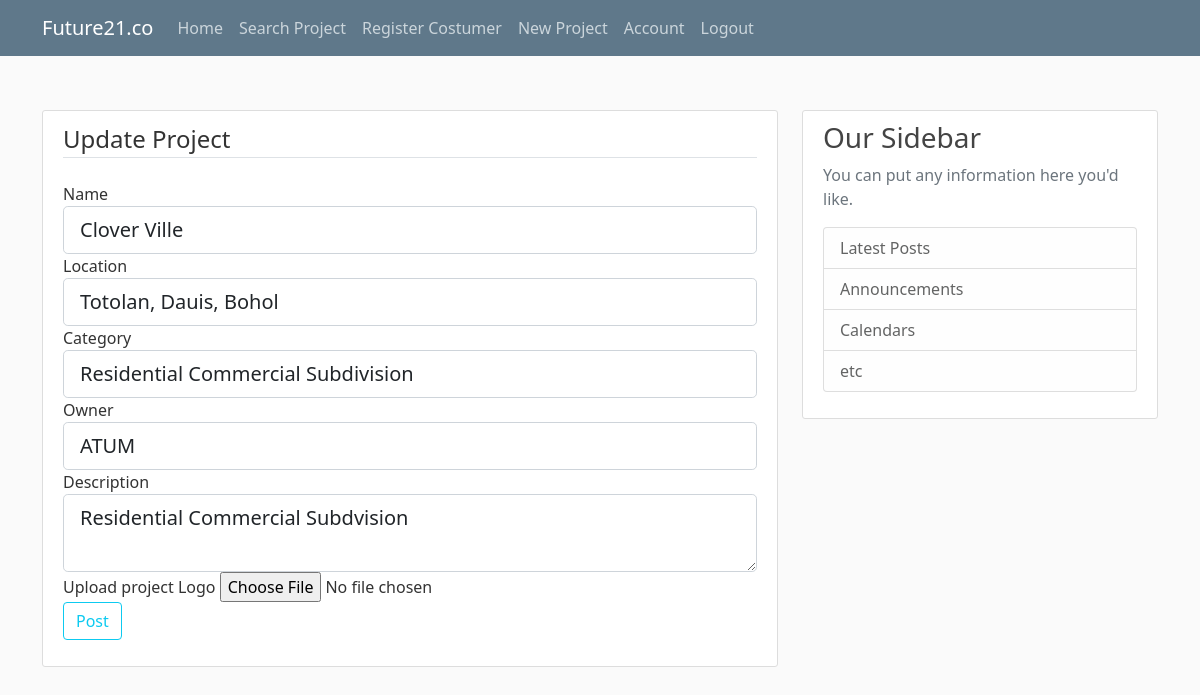
The app's page /project/3/update (signed in) with its own data.
### main/models.py (models this page shows, shortened)
class Project(db.Model):
    __searchable__ = ['name', 'description','location', 'category']
    id = db.Column(db.Integer, primary_key=True, nullable=False)
    name = db.Column(db.String(60), unique=True, nullable=False)
    category = db.Column(db.String(50), nullable=False)
    location = db.Column(db.String(60), nullable=False)
    description = db.Column(db.Text, nullable=False)
    owner = db.Column(db.String(60), nullable=False)
    image_file = db.Column(db.String(20), nullable=False, default='default.png')
    date_posted= db.Column(db.DateTime, nullable=False, default=datetime.utcnow)
    user_id = db.Column(db.Integer, db.ForeignKey('user.id'),nullable=False)
    products = db.relationship('Product', backref='product', lazy=True)

### main/routes.py (the view)
@app.route('/project/<int:proj_id>/update', methods=['GET', 'POST'])
@login_required
def update_project(proj_id):
    project = Project.query.get_or_404(proj_id)
    if current_user.is_admin != True:
        abort(403)
    form = ProjectForm()
    if form.validate_on_submit():
        if form.picture.data:
            picture_file = save_picture(form.picture.data)
            project.image_file = picture_file
        project.name=form.name.data
        project.location =form.location.data
        project.category = form.category.data
        project.owner=form.owner.data
        project.description = form.description.data
        db.session.commit()
        flash('Project has been updated!','success')
        return redirect(url_for('project', proj_id=project.id))
    elif request.method == 'GET':
        form.name.data = project.name
        form.location.data = project.location
        form.category.data = project.category
        form.owner.data = project.owner
        form.description.data = project.description
    return render_template('create_project.html', title='Update Project',
                            form=form, legend='Update Project')

### main/form.py (shortened to what this page needs)
class ProjectForm(FlaskForm):
    name = StringField('Name', validators=[DataRequired()])
    location = StringField('Location', validators=[DataRequired()])
    category = StringField('Category',validators=[DataRequired()])
    owner = StringField('Owner', validators=[DataRequired()])
    description = TextAreaField('Description', validators=[DataRequired()])
    picture = FileField('Upload project Logo', validators=[FileAllowed(['jpg','png'])])
    submit = SubmitField('Post')

### main/models.py (called while the page is built)
@login_manager.user_loader
def load_user(user_id):
    return User.query.get(int(user_id))

### main/templates/create_project.html (shortened to what this page needs)
{% extends "base.html" %}
{%block content %}
<div class="content-section">
        <form method="POST" action="" enctype ="multipart/form-data">
            <fieldset class="form-group">
                <legend class="border-bottom mb-4">{{ legend }}</legend>
                <div class="form-group">
                    {{ form.name.label(class="form-control-label") }}
                        {% if form.name.errors %}
                            {{ form.name(class="form-control form-control-lg is-invalid") }}
                            <div class="invalid-feedback">
                                {% for error in form.name.errors %}
                                    <span>{{ error }}</span>
                                {% endfor %}
                            </div>
                        {% else %}
                            {{ form.name(class="form-control form-control-lg") }}
                        {% endif %}
                </div>
                <div class="form-group">
                    {{ form.location.label(class="form-control-label") }}
                    {% if form.location.errors %}
                        {{ form.location(class="form-control form-control-lg is-invalid") }}
                        <div class="invalid-feedback">
                            {% for error in form.location.errors %}
                                <span>{{ error }}</span>
                            {% endfor %}
                        </div>
                    {% else %}
                        {{ form.location(class="form-control form-control-lg") }}
                    {% endif %}
                </div>
                <div class="form-group">
                    {{ form.category.label(class="form-control-label") }}
                    {% if form.category.errors %}
                        {{ form.category(class="form-control form-control-lg is-invalid") }}
                        <div class="invalid-feedback">
                            {% for error in form.category.errors %}
                                <span>{{ error }}</span>
                            {% endfor %}
                        </div>
                    {% else %}
                        {{ form.category(class="form-control form-control-lg") }}
                    {% endif %}
                </div>
                <div class="form-group">
                    {{ form.owner.label(class="form-control-label") }}
                    {% if form.owner.errors %}
                        {{ form.owner(class="form-control form-control-lg is-invalid") }}
                        <div class="invalid-feedback">
                            {% for error in form.owner.errors %}
                                <span>{{ error }}</span>
                            {% endfor %}
                        </div>
                    {% else %}
                        {{ form.owner(class="form-control form-control-lg") }}
                    {% endif %}
                </div>
                <div class="form-group">
                    {{ form.description.label(class="form-control-label") }}
                    {% if form.description.errors %}
                        {{ form.description(class="form-control form-control-lg is-invalid") }}
                        <div class="invalid-feedback">
                            {% for error in form.description.errors %}
                                <span>{{ error }}</span>
                            {% endfor %}
                        </div>
                    {% else %}
                        {{ form.description(class="form-control form-control-lg") }}
                    {% endif %}
                </div>
                <div class="form-group">
                    {{ form.picture.label() }}
                    {{ form.picture(class="form-control-file") }}
                </div>
            </fieldset>
            <div class="form-group">
                {{ form.submit(class="btn btn-outline-info") }}
            </div>
        </form>
    </div>
{% endblock %}

### main/static/main.css (style rules this page uses)
body { background: #fafafa; color: #333333; margin-top: 5rem; }
.content-section { background: #ffffff; padding: 10px 20px; border: 1px solid #dddddd; border-radius: 3px; margin-bottom: 20px; }
body { padding-top: 30px; }

### records on screen
Project: name "Clover Ville", location "Totolan, Dauis, Bohol", category "Residential Commercial Subdivision", owner "ATUM", description "Residential Commercial Subdvision"

### other values on screen
{{ legend }} "Update Project"
